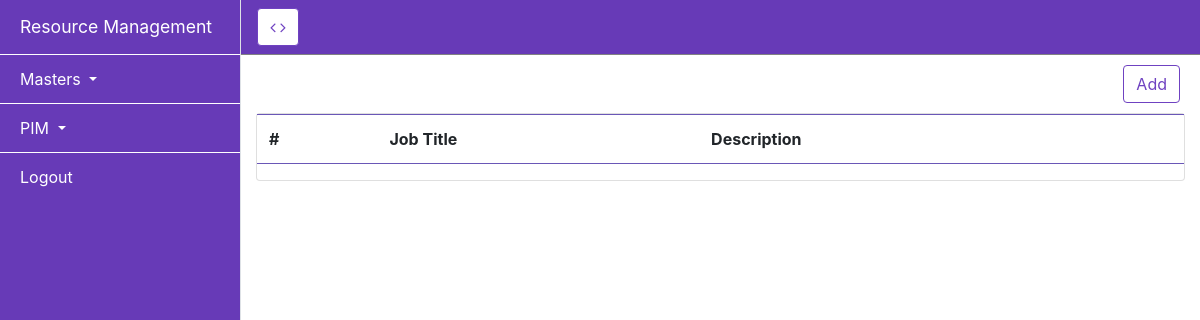
/masters/, run on an earlier commit of the app's database.
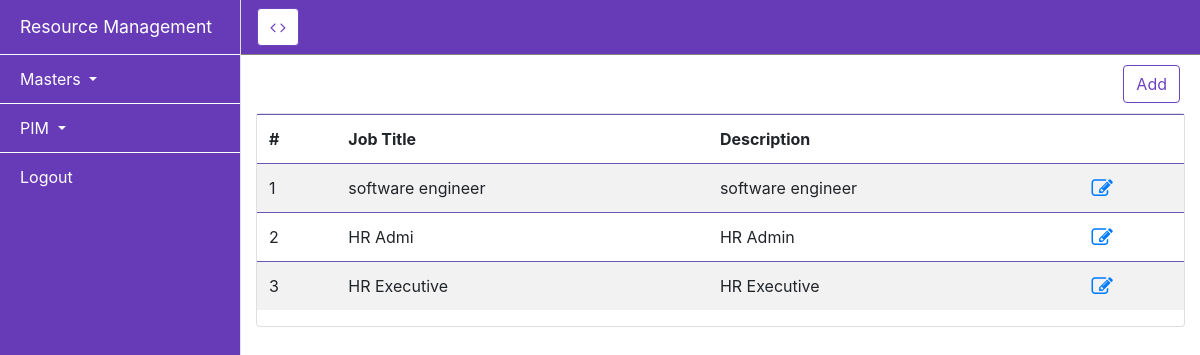
And on a later commit of the database.
### masters/models.py (models this page shows)
class Job(models.Model):
    jobtitle = models.CharField(max_length=50)
    jobdescription = models.CharField(max_length=100)
    status = models.SmallIntegerField(default=1)
    created_at = models.DateTimeField(auto_now_add = True)
    updated_at = models.DateTimeField(auto_now = True)

### masters/views.py (the view)
# urls.py: path('', views.jobtitles, name='jobtitle'),
def jobtitles(request):
    if request.method == 'POST':
        job = Job(jobtitle=request.POST['jobtitle'],jobdescription=request.POST['jobdescription'])
        job.save()
        return redirect('jobtitle')
    else:
        jobs = Job.objects.all()
        return render(request,'jobtitles.html',{'title':'Jobtitles List','jobs':jobs})

### masters/templates/jobtitles.html (shortened to what this page needs)
{% extends 'login/dashboard.html' %}
{% block content %}
<div class="container-fluid text-right" style="margin:10px;">
    <button type="button" class="btn btn-primary" data-toggle="modal" data-target="#addjobtitle">
        Add
    </button>
</div>
<div class="card" style="margin-top: 10px;">
    <table class="table table-striped">
        <thead>
            <tr>
                <th>#</th>
                <th>Job Title</th>
                <th>Description</th>
                <th></th>
            </tr>
        </thead>
        <tbody>
            {% for job in jobs %}
            <tr>
                <td>{{ forloop.counter }}</td>
                <td>{{ job.jobtitle }}</td>
                <td>{{ job.jobdescription }}</td>
                <td>
                    <a href="#" data-toggle="modal" data-target="#editjobtitle{{ job.id }}"><i
                            class="fa fa-pencil-square-o fa-lg" aria-hidden="true"></i></a>
                </td>
            </tr>
            {% endfor %}
        </tbody>
    </table>
</div>
{% endblock %}

### login/templates/login/dashboard.html (shortened to what this page needs)
{% load static %}
<!DOCTYPE html>
<html lang="en">
<head>
    <link href="{% static 'vendor/bootstrap/css/bootstrap.min.css' %}" rel="stylesheet">
    <link rel="stylesheet" href="https://stackpath.bootstrapcdn.com/bootstrap/4.1.3/css/bootstrap.min.css"
>
    <link rel="stylesheet" href="https://stackpath.bootstrapcdn.com/font-awesome/4.7.0/css/font-awesome.min.css">
    <link href="{% static 'css/simple-sidebar.css' %}" rel="stylesheet">
</head>
<body>
    <div class="d-flex" id="wrapper">
        <div class="bg-light border-right" id="sidebar-wrapper">
            <div class="sidebar-heading"> Resource Management</div>
            <div class="list-group list-group-flush">
                <ul class="navbar-nav">
                    <li class="list-group-item bg-light">
                        <a class="nav-link dropdown-toggle" href="#" id="navbarDropdown" role="button"
                            data-toggle="dropdown" aria-haspopup="true" aria-expanded="false">
                            Masters
                        </a>
                    </li>
                    <li class="list-group-item bg-light">
                        <a class="nav-link dropdown-toggle" href="#" id="navbarDropdown" role="button"
                            data-toggle="dropdown" aria-haspopup="true" aria-expanded="false">
                            PIM
                        </a>
                    </li>
                    <li>
                        <a class="list-group-item list-group-item-action bg-light" href="{% url 'logout' %}">Logout</a>
                    </li>
                </ul>
            </div>
        </div>
        <div id="page-content-wrapper">
            <nav class="navbar navbar-expand-lg navbar-light bg-light border-bottom">
                <button class="btn btn-primary" id="menu-toggle"><i class="fa fa-angle-left"></i> <i
                        class="fa fa-angle-right"></i></button>
            </nav>
            <div class="container-fluid" >
                {% block content  %} {% endblock%}
            </div>
        </div>
    </div>
</body>
</html>

### login/static/css/simple-sidebar.css (style rules this page uses)
body { overflow-x: hidden; }
#sidebar-wrapper { min-height: 100vh; margin-left: -15rem; -webkit-transition: margin .25s ease-out; -moz-transition: margin .25s ease-out; -o-transition: margin .25s ease-out; transition: margin .25s ease-out; }
#sidebar-wrapper .sidebar-heading { padding: 0.875rem 1.25rem; font-size: 1.1rem; color: #ffffff; }
#sidebar-wrapper .list-group { width: 15rem; }
#page-content-wrapper { min-width: 100vw; }
.border-bottom { border-bottom: 1px solid #818182 !important; }
.bg-light { background-color: #673ab7!important; }
.nav-link { padding: 0px !important; color: #ffffff !important; }
.list-group-item { position: relative; display: block; padding: .75rem 1.25rem; margin-bottom: -1px; background-color: #fff; border: 1px solid var(--white); }
.list-group-item-action { width: 100%; color: #ffffff !important; text-align: inherit; }
.btn-primary { color: var(--purple); background-color: #ffffff; border-color: var(--purple); }
.table { width: 100%; margin-bottom: 1rem; color: #212529; }
.table thead th { vertical-align: bottom; border-bottom: 1px solid #6a57b7; }
.table td, .table th { padding: .75rem; vertical-align: top; border-top: 1px solid #6a57b7; }
@media (min-width: 768px) { #sidebar-wrapper { margin-left: 0; } }
@media (min-width: 768px) { #page-content-wrapper { min-width: 0; width: 100%; } }

### login/templates/login/dashboard.html (style rules this page uses)
.nav-link { padding: 0px !important; color: black; }

What changed in the data, as far as the page shows it:
added Job: jobtitle "software engineer", jobdescription "software engineer"
added Job: jobtitle "HR Admi", jobdescription "HR Admin"
added Job: jobtitle "HR Executive", jobdescription "HR Executive"
